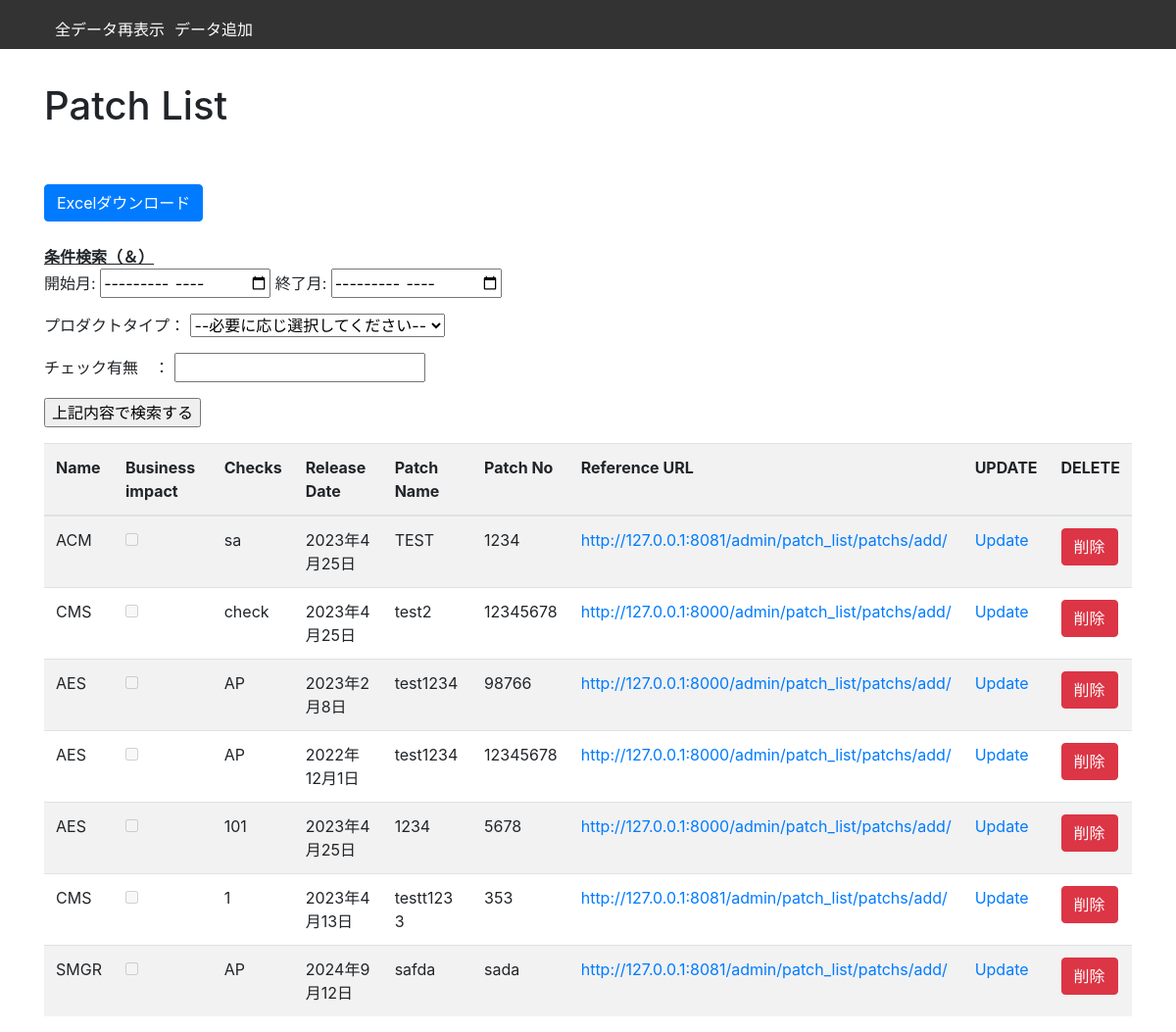
The page /patch/list on the database as committed earlier.
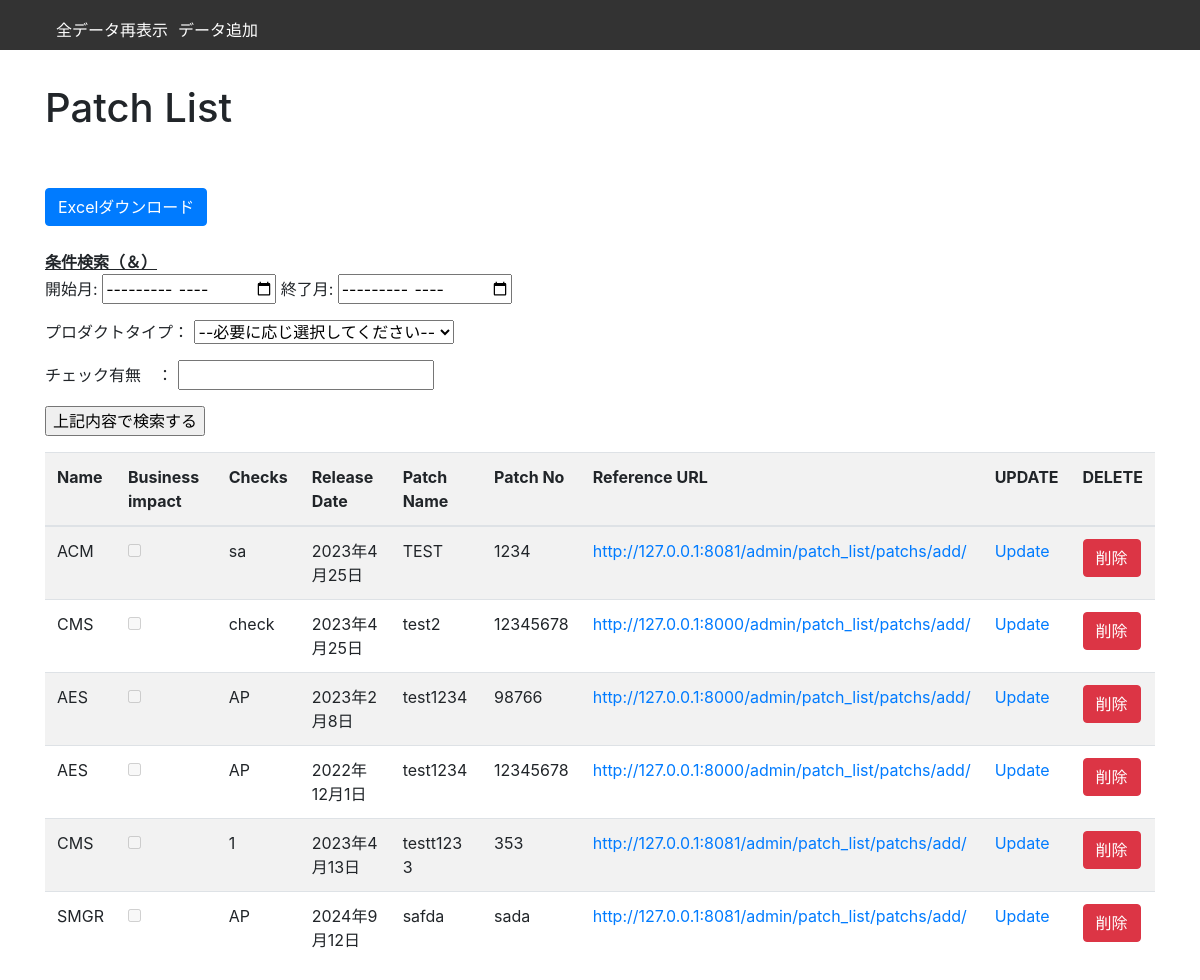
The same page on the database as committed later.
### patch_list/models.py (models this page shows, shortened)
class Patchs(models.Model):
    name = models.CharField(max_length=100)
    checks = models.CharField(max_length=100)
    release_date = models.DateField()
    patch_name = models.CharField(max_length=100)
    patch_no = models.CharField(max_length=100)
    reference_url = models.URLField()
    updated_at = models.DateTimeField(auto_now=True)
    impact_check = models.BooleanField(default=False)
    class Meta:
        ordering = ['-updated_at']
        db_table = "patchlists"

### patch_list/views.py (the view, shortened to what this page needs)
# urls.py: path('list', PatchListView.as_view(), name='list'),
class PatchListView(ListView):
    model = Patchs
    template_name = 'patch/patch_list.html'
    def get_queryset(self):
        query = super().get_queryset()
        name = self.request.GET.get('application_name', None)
        checks = self.request.GET.get('patch_check', None)
        start_month = self.request.GET.get('start_date', None)
        end_month = self.request.GET.get('end_date', None)
        if name:
            query = query.filter(
                name=name
            )
        if checks:
            query = query.filter(
                checks=checks
            )
        if start_month and end_month:
            start_month = datetime.strptime(start_month, '%Y-%m')
            end_month = datetime.strptime(end_month, '%Y-%m')
            query = query.filter(release_date__range=(start_month, end_month))
        return query
    def get_context_data(self, **kwargs):
        context = super().get_context_data(**kwargs)
        if 'application_name' or 'patch_check' or 'start_date' or 'end_date' in self.request.GET:
            context['excel_url'] = reverse('patch_list:list') + '?' + self.request.GET.urlencode()
            context['excel_url'] += '&export=excel'
        return context
    def get(self, request, *args, **kwargs):
        if 'export' in request.GET and request.GET['export'] == 'excel':
            queryset = self.get_queryset()
            response = self.create_excel_response(queryset)
            return response
        else:
            return super().get(request, *args, **kwargs)

### templates/patch/patch_list.html (shortened to what this page needs)
{% extends 'base_for_patch.html' %}
{% block content %}
    <h1>Patch List</h1>
    <br>
    <br>
    <a href="{% url 'patch_list:list' %}?{{ request.GET.urlencode }}&export=excel"
       class="btn btn-primary">Excelダウンロード</a>
    <br>
    <br>
    <table class="table table-striped">
        <form method="get" action="{% url 'patch_list:list' %}">
            <a><strong><u>条件検索（＆）</u></strong></a>
            <p>
                開始月:
                <input type="month" name="start_date">
                終了月:
                <input type="month" name="end_date">
            </p>
            <p>
            <p>プロダクトタイプ：
                <select name="application_name">
                    <option value="">--必要に応じ選択してください--</option>
                </select>
            </p>
            <p>チェック有無　： <input type="text" name="patch_check"></p>
            <p>
                <input type="submit" value="上記内容で検索する">
            </p>
        </form>
        <tr>
            <th>Name</th>
            <th>Business impact</th>
            <th>Checks</th>
            <th>Release Date</th>
            <th>Patch Name</th>
            <th>Patch No</th>
            <th>Reference URL</th>
            <th>UPDATE</th>
            <th>DELETE</th>
        </tr>
        <tbody>
        {% for patch_list in object_list %}
            <tr>
                <td>{{ patch_list.name }}</td>
                <td>
                    {% if patch_list.impact_check %}
                        <input type="checkbox" checked disabled>
                    {% else %}
                        <input type="checkbox" disabled>
                    {% endif %}
                </td>
                <td>{{ patch_list.checks }}</td>
                <td>{{ patch_list.release_date }}</td>
                <td>{{ patch_list.patch_name }}</td>
                <td>{{ patch_list.patch_no }}</td>
                <td><a href="{{ patch_list.reference_url }}" target="_blank">{{ patch_list.reference_url }}</a></td>
                <td><a href="{% url 'patch_list:update' patch_list.pk %}">Update</a></td>
                <td><a href="{% url 'patch_list:delete' patch_list.pk %}" class="btn btn-danger"
                       onclick="if(!confirm('本当に削除しますか？')){return false;}">削除</a></td>
            </tr>
        {% endfor %}
        </tbody>
    </table>
{% endblock %}

### templates/base_for_patch.html (shortened to what this page needs)
{% load static %}
<!DOCTYPE html>
<html>
<head>
    <link rel="stylesheet" href="https://stackpath.bootstrapcdn.com/bootstrap/4.3.1/css/bootstrap.min.css"
>
    <link rel="stylesheet" type="text/css" href="{% static 'css/style_for_patch.css' %}">
</head>
<body>
<nav class="navbar">
    <ul class="nav-list">
        <li class="nav-item"><a href="{% url 'patch_list:list' %}">全データ再表示</a></li>
        <li class="nav-item"><a href="{% url 'patch_list:create' %}">データ追加</a></li>
    </ul>
</nav>
<div class="container">
    {% block content %}
    {% endblock %}
</div>
</body>
</html>

### static/css/style_for_patch.css (style rules this page uses)
.navbar { height: 50px; position: fixed; top: 0; left: 0; width: 100%; background-color: #333; color: #fff; }
.nav-list { display: flex; justify-content: space-between; list-style: none; margin: 10px 0; }
.nav-item { margin-right: 10px; }
.nav-item a { color: #fff; text-decoration: none; }
h1 { margin-top: 60px; }

Rows that differ between the two databases and show on the page:
removed Patchs: name "AES", checks "101", release_date "2023年4月25日", patch_name "1234", patch_no "5678", reference_url "http://127.0.0.1:8000/admin/patch_list/patchs/add/"
